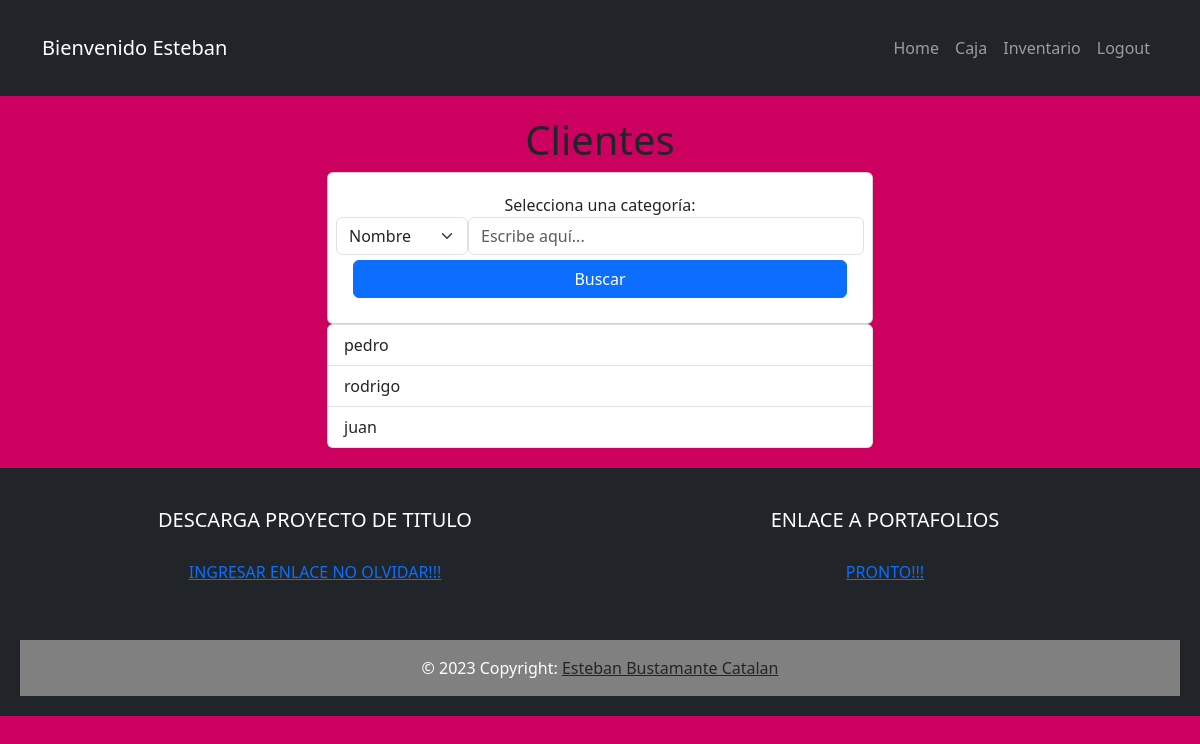
The app's page /req/buscaCliente/ (signed in) with its own data.
### inventario/models.py (models this page shows)
class Cliente(models.Model):
    nombre = models.CharField(max_length=100)
    rut = models.CharField(max_length=100)
    direccion = models.CharField(max_length=100)
    def __str__(self):
        return self.nombre

### inventario/views.py (the view)
# urls.py: path('req/buscaCliente/', views.busca_cliente, name='busca_cliente'),
@login_required
def busca_cliente(request):
    if request.method == 'POST':
        categoria = request.POST.get('categoria')
        imput = request.POST.get('imput')
        if categoria:
            cliente = Cliente.objects.filter(
                Q(**{f'{categoria}__icontains': imput}))
        else:
            cliente = Cliente.objects.all()
        return render(request, 'listaCliente.html', {'clientes': cliente})
    else:
        cliente = Cliente.objects.all()
        return render(request, 'listaCliente.html', {'clientes': cliente})

### inventario/templates/listaCliente.html (shortened to what this page needs)
{% extends 'base.html' %} {% block content%}
<main class="container">
  <div class="row">
    <h1>Clientes</h1>
    <div class="col-md-6 offset-md-3">
      <form class="card text-center" method="POST" action="{% url 'busca_cliente' %}">
        <div class="row"><label for="categoria">Selecciona una categoría:</label>
          <select class="form-select w-25" name="categoria" id="categoria">
            <option value="nombre">Nombre</option>
          </select>
          <input class="form-control w-75" type="text" name="imput" id="imput" placeholder="Escribe aquí...">
        </div>
        <div class="text-center">
          <div class="btn btn-primary d-flex justify-content-center marg"type="submit">Buscar</div>
        </div>
      </form>
      <ul class="list-group">
        {% for cliente in clientes %}
        <a class="list-group-item" href="{% url 'mostrar_cliente' cliente.id %}">
          <li >{{cliente}}</li>
        </a>
        {% endfor %}
      </ul>
    </div>
  </div>
</main>
{% endblock %}

### inventario/templates/base.html (shortened to what this page needs)
{% load static %}
<!DOCTYPE html>
<html lang="en">
<head>
  <link rel="stylesheet" type="text/css" href="{% static 'css/base.css' %}">
  <link href="https://cdn.jsdelivr.net/npm/bootstrap@5.3.1/dist/css/bootstrap.min.css" rel="stylesheet"
>
</head>
<body class="body_BGC">
  <nav class="navbar navbar-expand-lg navbar-dark bg-dark">
    <div class="container">
      {% if user.is_authenticated %}
      <a class="navbar-brand" href="#">Bienvenido {{ user.username }}</a>
      {% else %}
      <a class="navbar-brand" href="#">Navbar</a>
      {% endif %}
      <div class="collapse navbar-collapse" id="navbarNav">
        <ul class="navbar-nav ms-auto">
          <li class="nav-item active">
            <a class="nav-link" href="/"> Home </span></a>
          </li>
          {% if user.is_authenticated %}
          <li class="nav-item">
            <a class="nav-link" href="{% url 'caja' %}">Caja</a>
          </li>
          <li class="nav-item">
            <a class="nav-link" href="{% url 'req' %}">Inventario</a>
          </li>
          <li class="nav-item">
            <a class="nav-link" href="{% url 'signout' %}">Logout</a>
          </li>
          {% endif %}
        </ul>
      </div>
    </div>
  </nav>
  {% block content%}
  {% endblock %}
  <footer class="bg-dark text-white text-center text-lg-start">
    <div class="container">
      <div class="row">
        <div class="col-lg-6 col-md-12 mb-4 mb-md-0">
          <h5 class="text-uppercase text-center">Descarga proyecto de titulo</h5>
          <p class="text-center"><a href="">INGRESAR ENLACE NO OLVIDAR!!!</a>
          </p>
        </div>
        <div class="col-lg-6 col-md-12 mb-4 mb-md-0">
          <h5 class="text-uppercase text-center">Enlace a Portafolios</h5>
          <p class="text-center"><a href="">PRONTO!!!</a>
          </p>
        </div>
      </div>
    </div>
    <div class="text-center p-3" style="background-color: grey;">
      © 2023 Copyright:
      <a class="text-dark" href="">Esteban Bustamante Catalan</a>
    </div>
  </footer>
</body>
</html>

### static/css/base.css (style rules this page uses)
.body_BGC { background-color: rgb(204, 0, 95); }
p { padding: 20px; }
h1 { text-align: center; }
.card { padding: 20px; }
.container { padding: 10px; margin: 10px; }
footer { padding: 20px; }
ul { list-style-type: none; padding: 0; margin: 0; }
.marg { margin: 5px; }

### records on screen
Cliente: nombre "pedro"
Cliente: nombre "rodrigo"
Cliente: nombre "juan"

### other values on screen
{{ user.username }} "Esteban"
